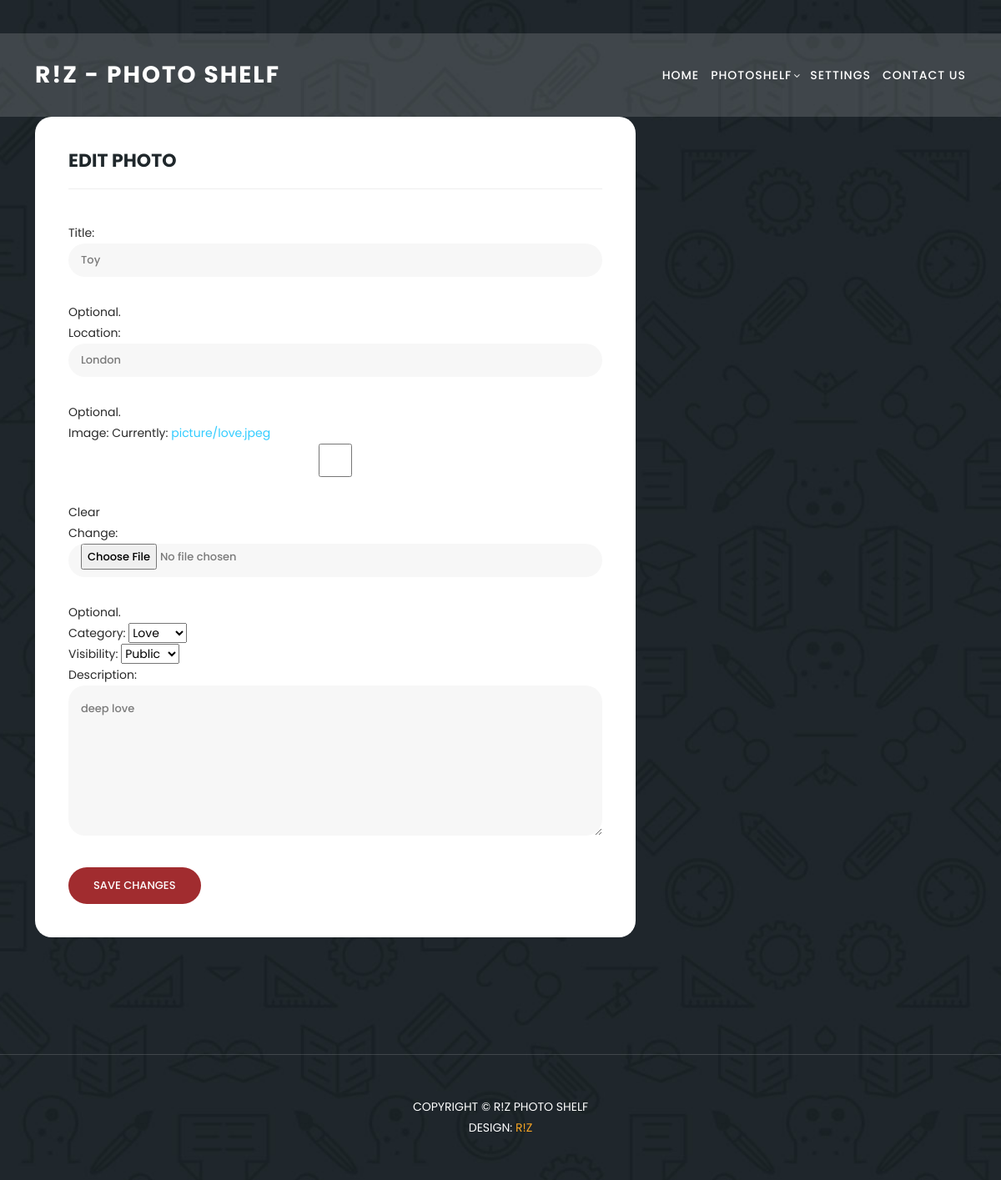
The app's page /update/2/ with its own data.
### PhotoApp/models.py (models this page shows, shortened)
class Photo(models.Model):
    Title = models.CharField(max_length=200)
    Location = models.CharField(max_length=200)
    Image = models.ImageField(upload_to='picture')
    Description=models.TextField()
    Date= models.DateTimeField(auto_now_add=True)
    Owner=models.ForeignKey(User,on_delete=models.CASCADE)
    Visibility = models.CharField(max_length=200)
    Category = models.CharField(max_length=200)

### PhotoApp/views.py (the view)
# urls.py: path('update/<int:id>/', views.update, name='update'),
def update(request, id):
    poto = Photo.objects.get(id=id)
    if request.method != 'POST':
        form = Photoforms(instance=poto)
    else:
        form = Photoforms(data=request.POST, files=request.FILES, instance=poto)
        if form.is_valid():
            form.save()
            return redirect('photo')
    return render(request, 'edit.html', {'poto': poto, 'form': form})

### PhotoApp/forms.py
class Photoforms(forms.ModelForm):
    Title = forms.CharField(max_length=30, required=False, help_text='Optional.')
    Location = forms.CharField(max_length=30, required=False, help_text='Optional.')
    Image = forms.ImageField(required=False, help_text='Optional.')
    Description = forms.Textarea()
    Category = forms.ChoiceField(choices=cat)
    Visibility= forms.ChoiceField(choices = vis)
    class Meta:
        model = Photo
        fields = ['Title', 'Location','Image','Category', 'Visibility' , 'Description']

### Templates/edit.html (shortened to what this page needs)
{% extends 'base.html' %}
{% block content %}
 <section class="contact-us" id="contact">
    <div class="container">
      <div class="row">
          <div class="row">
            <div class="col-lg-8">
              <form id="contact"  method="post" enctype="multipart/form-data">
                <div class="row">
                  <div class="col-lg-12">
                    <h2>EDIT PHOTO</h2>
                  </div>
                     <div class="col-lg-12">
                          <form method="post">
                        {{form.as_p}}
                               <button type="submit">Save changes</button>
</form>
</div>
                </div>
              </form>
            </div>
          </div>
        </div>
      </div>
    <div class="footer">
      <p>Copyright © R!Z PHOTO SHELF
          <br>Design: <a href="https://templatemo.com" target="_parent" title="free css templates">R!Z</a></p>
    </div>
  </section>
              {% endblock %}

### static/assets/css/templatemo-edu-meeting.css (style rules this page uses)
html, body, div, span, applet, object, iframe, h1, h2, h3, h4, h5, h6, p, blockquote, div pre, a, abbr, acronym, address, big, cite, code, del, dfn, em, font, img, ins, kbd, q, s, samp, small, strike, strong, sub, sup, tt, var, b, u, i, center, dl, dt, dd, ol, ul, li, figure, header, nav, section, article, aside, footer, figcaption { margin: 0; padding: 0; border: 0; outline: 0; }
header, nav, section, article, aside, footer, hgroup { display: block; }
* { box-sizing: border-box; }
html, body { font-family: 'Poppins', sans-serif; font-weight: 400; background-color: #fff; font-size: 16px; -ms-text-size-adjust: 100%; -webkit-font-smoothing: antialiased; -moz-osx-font-smoothing: grayscale; }
a { text-decoration: none !important; color: #3CF; }
h1, h2, h3, h4, h5, h6 { margin-top: 0px; margin-bottom: 0px; }
p { font-size: 14px; line-height: 25px; color: #2a2a2a; }
html, body { background: #fff; font-family: 'Poppins', sans-serif; }
section.contact-us { background-image: url(../images/meetings-bg.jpg); background-position: center center; background-attachment: fixed; background-repeat: no-repeat; background-size: cover; padding: 140px 0px 0px 0px; }
section.contact-us #contact { background-color: #fff; border-radius: 20px; padding: 40px; }
section.contact-us #contact h2 { text-transform: uppercase; color: #1f272b; border-bottom: 1px solid #eee; margin-bottom: 40px; padding-bottom: 20px; font-size: 22px; font-weight: 700; }
section.contact-us #contact input { width: 100%; height: 40px; border-radius: 20px; background-color: #f7f7f7; outline: none; border: none; box-shadow: none; font-size: 13px; font-weight: 500; color: #7a7a7a; padding: 0px 15px; margin-bottom: 30px; }
section.contact-us #contact textarea { width: 100%; min-height: 140px; max-height: 180px; border-radius: 20px; background-color: #f7f7f7; outline: none; border: none; box-shadow: none; font-size: 13px; font-weight: 500; color: #7a7a7a; padding: 15px; margin-bottom: 30px; }
section.contact-us #contact button { font-size: 13px; color: #fff; background-color: #a12c2f; padding: 12px 30px; display: inline-block; border-radius: 22px; font-weight: 500; text-transform: uppercase; transition: all .3s; border: none; outline: none; }
.footer { text-align: center; margin-top: 140px; border-top: 1px solid rgba(250,250,250,0.15); padding: 50px 0px; }
.footer p { text-transform: uppercase; font-size: 14px; color: #fff; }
.footer p a { color: #f5a425; }

### records on screen
Photo: Title "Toy", Location "London", Category "Love", Visibility "Public", Description "deep love"
